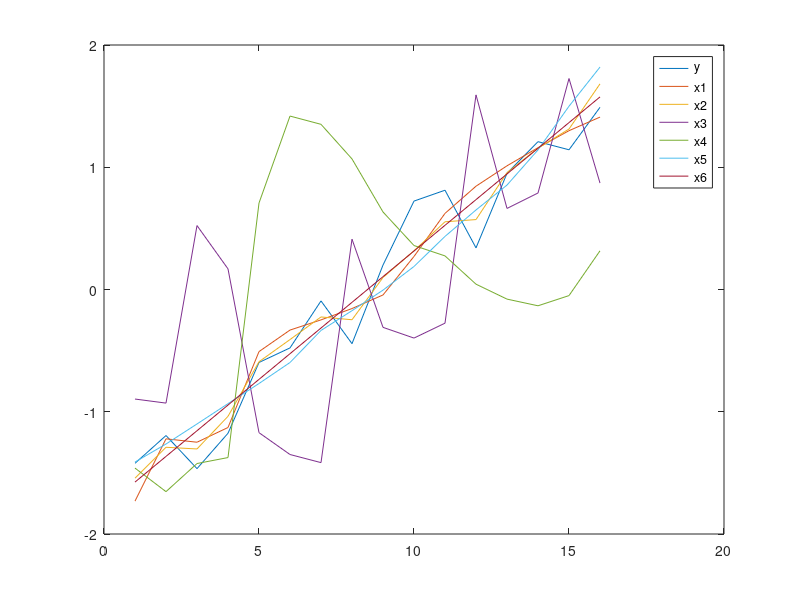

Write MATLAB code to recreate this figure.
load Longley.dat

x = Longley(:,2:7);
y = Longley(:,1);
%Corresponding to the constant term，add a column of 1s.
column = [1;1;1;1;1;1;1;1;1;1;1;1;1;1;1;1];
x1 = [column x];
%Certified values of Beta
Bhat_Values = [-3482258.63459582,15.0618722713733,-0.358191792925910e-01,-2.02022980381683,-1.03322686717359,-0.511041056535807e-01,1829.15146461355]'

bhat = x1\y;
%Compare bhat with certified values
ans = bhat-Bhat_Values;

%The least squares fit
y_fit = (bhat'*x1')'
%The difference between y and the least squares fit
err = y - y_fit;
x_plot = 1:1:16;
errorbar(x_plot,y,err);

%Compute the correlation coefficients for x
R = corrcoef(x);

%Normallize the vector y and columns of x
y = y - mean(y);
y = y/std(y);
for i = 1:6
  x(:,i)=x(:,i)-mean(x(:,i));
  x(:,i)=x(:,i)/std(x(:,i));
end

%Plot all seven normallized variables on the same axis
normal = [y x];
plot(normal)
legend('y','x1','x2','x3','x4','x5','x6')





